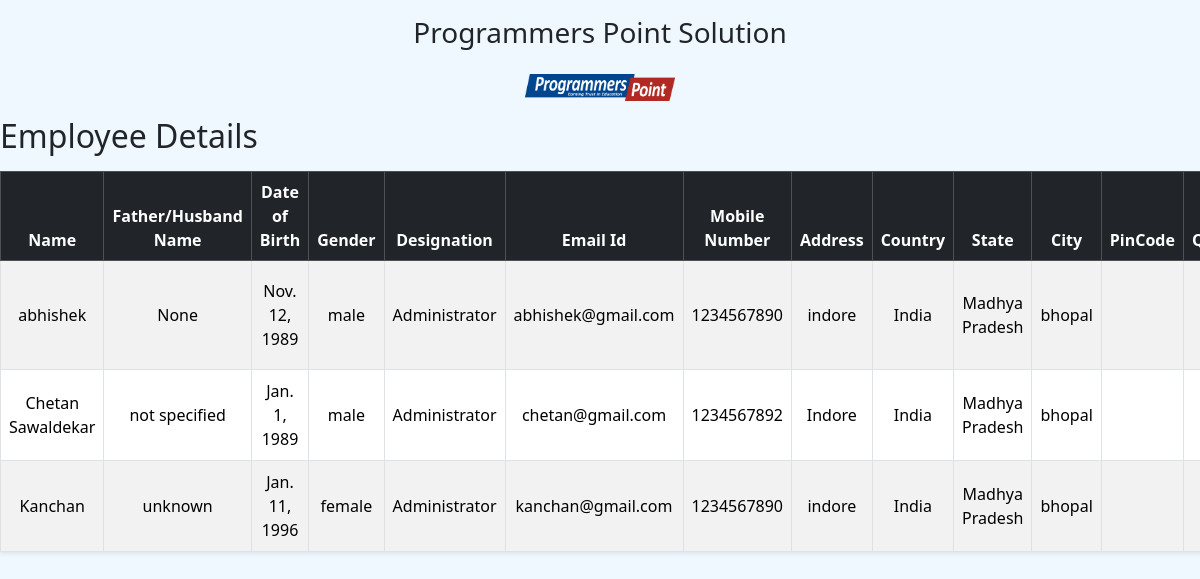
Page /admin-employeetable/ on the committed database.
### staffPortal/models.py (models this page shows, shortened)
class staffRegistrationModel(models.Model):
    name = models.CharField(max_length=50, validators=[MinLengthValidator(2)])
    f_h = models.CharField(max_length=50)
    email = models.EmailField(unique=True)
    dob = models.DateField(blank=True, null= True)
    gender = models.CharField(max_length=10)
    password = models.CharField(max_length=100)
    role = models.ForeignKey("superadmin.roleModel", on_delete=models.CASCADE, null=True, blank=True)
    address = models.CharField(max_length=500, null=True, blank=True)
    mobile = models.CharField(max_length=10, validators=[RegexValidator(r'^\d{10}$', message="phone must be 10 digits")])
    country = models.ForeignKey(Country, on_delete=models.SET_NULL, null=True, blank=True)
    state = models.ForeignKey(State, on_delete=models.SET_NULL, null=True, blank=True)
    city  = models.ForeignKey(City, on_delete=models.SET_NULL, null=True, blank=True)
    pincode = models.CharField(max_length = 6, validators=[RegexValidator(r'^\d{6}$', message="pin code must be 6 digits ")])
    adhar = models.FileField(upload_to=adhar_upload_path, blank=False)
    pan = models.FileField(upload_to=pan_upload_path, blank=False)
    highest_qualification= models.CharField(max_length=100,null=True, blank=True, default="")
    specialization = models.CharField(max_length=100,null=True, blank=True, default="")
    passing_year = models.CharField(max_length=4,validators=[RegexValidator(r'^\d{4}$', message="Year must be in 4 digits")],null=True,blank=True,default=None)
    college= models.CharField(max_length=150,null=True, blank=True, default="")
    percentage = models.FloatField(null=True, blank=True, default=None)
    work_status = models.CharField(max_length=12,null=True, blank=True, default="")
    company_name = models.CharField(max_length=60,null=True, blank=True, default="")
    job_title = models.CharField(max_length=50,null=True, blank=True, default="")
    total_experience = models.CharField(max_length=20, null=True, blank=True, default="")
    notice_period = models.CharField(max_length=20, null=True, blank=True,default="")
    salary = models.IntegerField( null=True, blank=True,default=0)
    salary_slip = models.FileField(upload_to=salary_slip_upload_path, blank=False, null=True)
    agree = models.BooleanField(default=False,help_text="Must agree to terms & conditions")
    is_active =  models.BooleanField(default=False, help_text = "Control Staff login access")

class Country(models.Model):
    name = models.CharField(max_length=100, unique=True)
    def __str__(self):
        return self.name

class State(models.Model):
    country = models.ForeignKey(Country, on_delete=models.CASCADE)
    name = models.CharField(max_length=100)
    def __str__(self):
        return self.name

class City(models.Model):
    state = models.ForeignKey(State,on_delete=models.CASCADE)
    name = models.CharField(max_length=100)
    def __str__(self):
        return self.name

### superadmin/models.py (models this page shows)
class roleModel(models.Model):
    role = models.CharField(max_length=60)
    def __str__(self):
        return self.role

### superadmin/views.py (the view)
# urls.py: path('employeetable/',views.employeeTable, name="employeetable"),
def employeeTable(request):
    employees = staffRegistrationModel.objects.all().order_by('-id')
    return render(request,'superadmin/employeeTable.html',{'employees':employees})

### superadmin/context_processor.py (called while the page is built)
def unread_enquiry_count(request):
    return{
        "unread_count":StudentEnquiryModel.objects.filter(is_recent=True).count()
    }

### superadmin/templates/superadmin/employeeTable.html (shortened to what this page needs)
{% extends "superadmin/base.html" %}
 {% load static %}
{% block extra_css %}
<link rel="stylesheet" href="{% static 'css/staffRecord.css'%}">
{% endblock %}
{% block content %}
{% if employees %}
  <div class="table-responsive">
    <h2 class="mb-3">Employee Details</h2>
    <table class='table table-bordered table-striped table-hover align-middle text-center shadow-sm'>
      <thead class="table-dark">
        <tr>
          <th>Name</th>
          <th>Father/Husband Name</th>
          <th>Date of Birth</th>
          <th>Gender</th>
          <th>Designation</th>
          <th>Email Id</th>
          <th>Mobile Number</th>
          <th>Address</th>
          <th>Country</th>
          <th>State</th>
          <th>City</th>
          <th>PinCode</th>
          <th>Highest Qulification</th>
        </tr>
      </thead>
      <tbody>
        {% for rec in employees %}
          <tr>
            <td>{{rec.name}}</td>
            <td>{{rec.f_h}}</td>
            <td>{{rec.dob}}</td>
            <td>{{rec.gender}}</td>
            <td>{{rec.role}}</td>
            <td>{{rec.email}}</td>
            <td>{{rec.mobile}}</td>
            <td>{{rec.address}}</td>
            <td>{{rec.country}}</td>
            <td>{{rec.state}}</td>
            <td>{{rec.city}}</td>
            <td>{{rec.pin}}</td>
            <td>{{rec.highest_qualification}}</td>
          </tr>
        {% endfor %}
      </tbody>
    </table>
  </div>
  {% else %}
  <div class="alert alert-warning text-center mt-4">
    No Employee Record Found.
  </div>
{% endif %}
{% endblock %}

### superadmin/templates/superadmin/base.html (shortened to what this page needs)
<!DOCTYPE html>
<html lang="en">
<head>
    {% load static %}
    <link href="https://cdn.jsdelivr.net/npm/bootstrap@5.3.3/dist/css/bootstrap.min.css" rel="stylesheet">
    <link rel="stylesheet" href="https://cdn.jsdelivr.net/npm/bootstrap-icons@1.11.3/font/bootstrap-icons.min.css">
    <link rel="stylesheet" href="{% static 'css/base.css' %}">
    <link rel="stylesheet" href="https://cdnjs.cloudflare.com/ajax/libs/font-awesome/6.7.2/css/all.min.css" />
    {% block extra_css %}{% endblock %}
</head>
<body>
    {% block navbar %}
        <h3 class="text-center mt-3">Programmers Point Solution</h3>
        <div class="container mt-4 text-center">
        <img src="{% static 'images/programmers-logo.png' %}" alt="logo" class="img-fluid mb-3" style="max-width:150px;"></div>
    {% endblock %}
    {% block content %}{% endblock %}
</body>
</html>

### staffPortal/static/css/staffRecord.css (style rules this page uses)
* { margin:0px; padding:0px; }
body { background-color:aliceblue; }

### rows in the picture
staffRegistrationModel: name "abhishek", f_h "None", dob "Nov. 12, 1989", gender "male", role "Administrator", email "abhishek@gmail.com", mobile "1234567890", address "indore", country "India", state "Madhya Pradesh", city "bhopal"
staffRegistrationModel: name "Chetan Sawaldekar", f_h "not specified", dob "Jan. 1, 1989", gender "male", role "Administrator", email "chetan@gmail.com", mobile "1234567892", address "Indore", country "India", state "Madhya Pradesh", city "bhopal"
staffRegistrationModel: name "Kanchan", f_h "unknown", dob "Jan. 11, 1996", gender "female", role "Administrator", email "kanchan@gmail.com", mobile "1234567890", address "indore", country "India", state "Madhya Pradesh", city "bhopal"
